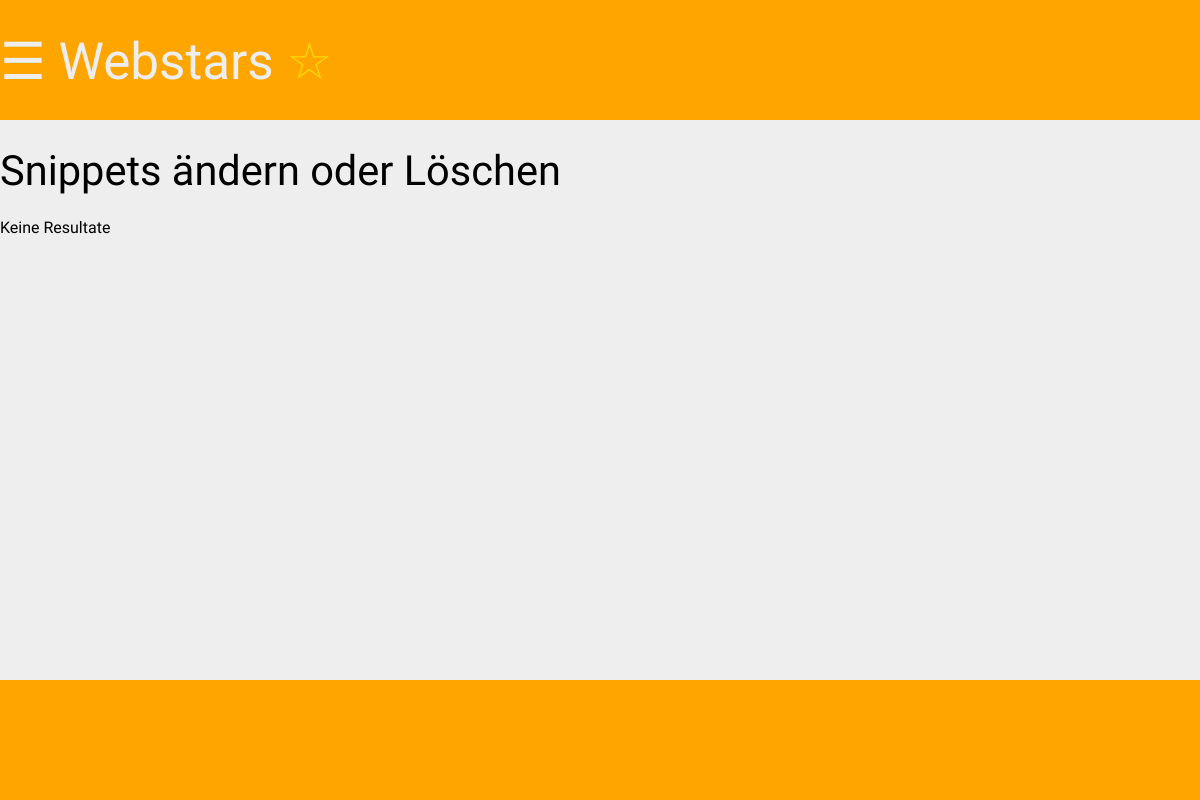
Before: /admin/content/edit.php with the older database file.
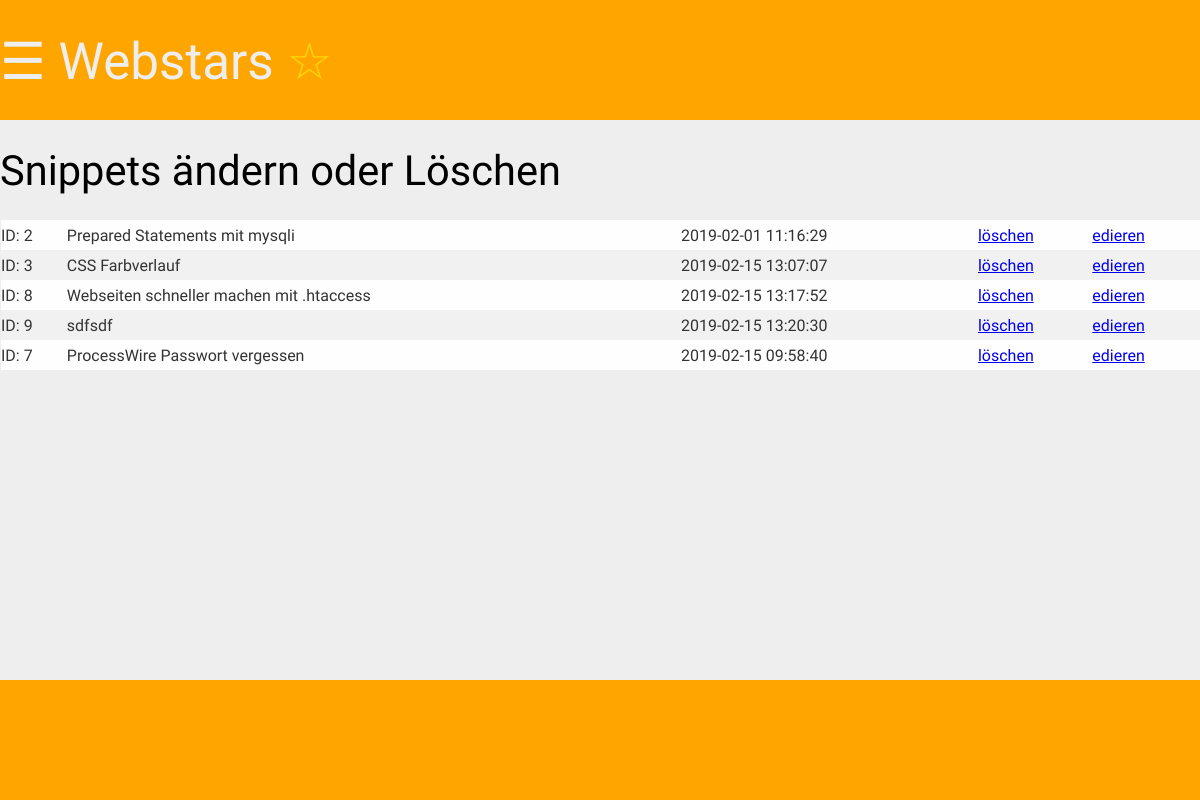
After: the same page with the newer database file.
### tables this page shows
CREATE TABLE `content` (
  `id` int(4) NOT NULL,
  `titel` varchar(255) NOT NULL,
  `inhalt` longtext NOT NULL,
  `sprache` varchar(255) NOT NULL,
  `datum` timestamp NOT NULL DEFAULT CURRENT_TIMESTAMP ON UPDATE CURRENT_TIMESTAMP,
  `user_id` int(4) NOT NULL
);

### public/config.php (called while the page is built, shortened)
<?php
$pfad = "/webstars/";
$template = "public/assets";
$server = "http://" . $_SERVER["HTTP_HOST"];
$url = $server . $pfad;
$css = $url . $template . "/css/screen.min.css";
?>

### admin/content/edit.php (the view, shortened to what this page needs)
<?php
require('../../public/config.php');
include($inc .'header.php');
$out ='<div class="wrapper">';
$out.="<h2>Snippets ändern oder Löschen</h2>";
if(!isset($_GET['edit'])){
$sql = "SELECT id, titel, datum FROM content";
$result = $mysqli->query($sql);
if ($result->num_rows > 0) {
    $out.="<table>\n";
    while($row = $result->fetch_assoc()) {
        $out.= "<tr><td> ID: " . $row["id"] . "</td><td>" . $row["titel"] .
        "</td><td>" . $row["datum"].
        "</td><td><a href='?del=". $row["id"] . "'>löschen </a>
        </td><td><a href='?edit=". $row["id"] . "'>edieren</a>
        </td></tr>\n";
    }
    $out.="</table>\n";
} else {
    $out.= "Keine Resultate";
}
}
$out.="</div>";
echo $out;
include($inc .'footer.php');
?>

### public/inc/header.php (shortened to what this page needs)
<!DOCTYPE html>
<html lang="en">
<head>
    <link rel="stylesheet" href="<?php echo $css; ?>">
</head>
<body>
<main>
		<header>
			<div class="wrapper">
				<h1>☰ Webstars <span>☆</span></h1>
			</div>
		</header>

### public/inc/footer.php (shortened to what this page needs)
<div id='layout_footer'></div>
	</main>
	<footer>
	</footer>
</body>
</html>

Changed rows visible on the page:
added content: id "2", titel "Prepared Statements mit mysqli", datum "2019-02-01 11:16:29"
added content: id "3", titel "CSS Farbverlauf", datum "2019-02-15 13:07:07"
added content: id "8", titel "Webseiten schneller machen mit .htaccess", datum "2019-02-15 13:17:52"
added content: id "9", titel "sdfsdf", datum "2019-02-15 13:20:30"
added content: id "7", titel "ProcessWire Passwort vergessen", datum "2019-02-15 09:58:40"
Other visible differences:
text no longer shown: "Keine Resultate"
